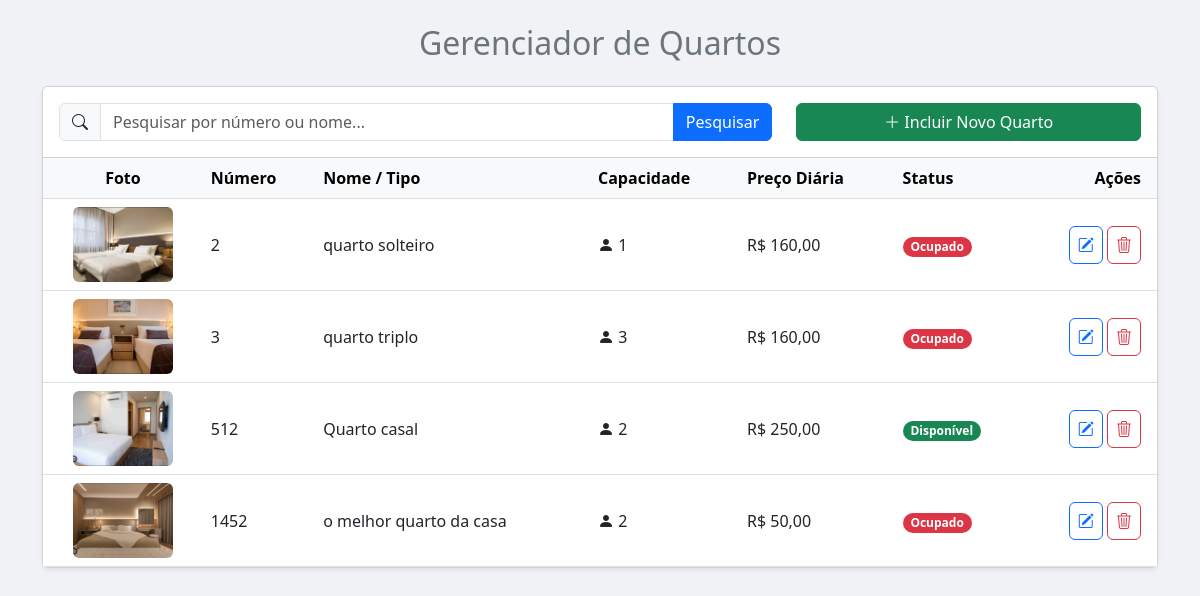
Screenshot of /Scripts/quartos.php with the database file from the repository.
### tables this page shows
CREATE TABLE IF NOT EXISTS `quartos` (
  `id_quarto` int NOT NULL AUTO_INCREMENT,
  `num_quarto` int DEFAULT NULL,
  `nome_quarto` varchar(100) NOT NULL,
  `descricao` varchar(250) DEFAULT NULL,
  `capacidade_adultos` int NOT NULL DEFAULT '2',
  `capacidade_criancas` int NOT NULL DEFAULT '0',
  `preco_diaria` decimal(10,2) NOT NULL DEFAULT '0.00',
  `tem_wifi` tinyint(1) NOT NULL DEFAULT '1',
  `tem_ar_condicionado` tinyint(1) NOT NULL DEFAULT '1',
  `tem_tv` tinyint(1) NOT NULL DEFAULT '1',
  `status` int DEFAULT NULL,
  `excluido` int DEFAULT NULL,
  PRIMARY KEY (`id_quarto`),
  UNIQUE KEY `num_quarto` (`num_quarto`)
);

### Scripts/quartos.php (the view, shortened to what this page needs)
<?php
include_once("conexao.php");
?>
<!DOCTYPE html>
<html lang="pt">
<head>
    <link href="https://cdn.jsdelivr.net/npm/bootstrap@5.3.0/dist/css/bootstrap.min.css" rel="stylesheet">
    <link rel="stylesheet" href="https://cdn.jsdelivr.net/npm/bootstrap-icons@1.11.3/font/bootstrap-icons.min.css">
</head>
<body style="background-color: #f0f2f5;">
<div class="container mt-4 mb-5">
    <header class="mb-4">
        <h2 class="text-center text-secondary">Gerenciador de Quartos</h2>
    </header>
    <div class="card shadow-sm">
        <div class="card-header bg-white p-3">
            <div class="row align-items-center">
                <div class="col-12 col-md-8 mb-3 mb-md-0">
                    <form action="agenda.php?menuop=quartos" method="post">
                        <div class="input-group">
                            <span class="input-group-text"><i class="bi bi-search"></i></span>
                            <input class="form-control" type="text" name="qrtpesquisa" placeholder="Pesquisar por número ou nome..." value="<?= htmlspecialchars($_POST['qrtpesquisa'] ?? '') ?>">
                            <button class="btn btn-primary" type="submit">Pesquisar</button>
                        </div>
                    </form>
                </div>
                <div class="col-12 col-md-4 text-md-end">
                    <a href="agenda.php?menuop=cadastroquarto" class="btn btn-success w-100 w-md-auto">
                        <i class="bi bi-plus-lg"></i> Incluir Novo Quarto
                    </a>
                </div>
            </div>
        </div>
        <div class="card-body p-0">
            <div class="table-responsive">
                <table class="table table-hover mb-0">
                    <thead class="table-light">
                        <tr>
                            <th class="text-center">Foto</th>
                            <th>Número</th>
                            <th>Nome / Tipo</th>
                            <th>Capacidade</th>
                            <th>Preço Diária</th>
                            <th>Status</th>
                            <th class="text-end pe-3">Ações</th>
                        </tr>
                    </thead>
                    <tbody>
                        <?php
                        $quantidade = 10;
                        $pagina = (isset($_GET['pagina'])) ? (int)$_GET['pagina'] : 1;
                        $inicio = ($quantidade * $pagina) - $quantidade;
                        $pesquisa = $_POST["qrtpesquisa"] ?? "";
                        $sql = "SELECT q.id_quarto, q.num_quarto, q.nome_quarto, q.capacidade_adultos, q.capacidade_criancas, q.preco_diaria, q.status,
                                    (SELECT qi.nome_arquivo FROM quarto_imagens qi WHERE qi.id_quarto = q.id_quarto LIMIT 1) as imagem_principal,
                                    CASE
                                        when status = 0 then 'Disponível'
                                        when status = 1 then 'Ocupado'
                                        when status = 2 then 'Limpeza'
                                        when status = 3 then 'Manutenção'
                                    END as status_texto
                                FROM quartos q
                                WHERE q.excluido <> 1 AND (q.num_quarto = ? OR q.nome_quarto LIKE ?)
                                ORDER BY CAST(q.num_quarto AS UNSIGNED) ASC
                                LIMIT ?, ?";
                        $stmt = mysqli_prepare($conexao, $sql);
                        $termo_pesquisa = "%" . $pesquisa . "%";
                        mysqli_stmt_bind_param($stmt, 'ssii', $pesquisa, $termo_pesquisa, $inicio, $quantidade);
                        mysqli_stmt_execute($stmt);
                        $RS = mysqli_stmt_get_result($stmt);
                        if (mysqli_num_rows($RS) > 0) {
                            foreach ($RS as $dados) {
                                $caminho_foto = "../Imagens/Quartos/" . ($dados['imagem_principal'] ?? 'quarto-sem-foto.png');
                                $badge_cor = 'bg-secondary';
                                switch ($dados['status']) {
                                    case 0: $badge_cor = 'bg-success'; break;
                                    case 1: $badge_cor = 'bg-danger'; break;
                                }
                                ?>
                                <tr>
                                    <td class="text-center"><img src="<?= $caminho_foto ?>" alt="<?= htmlspecialchars($dados['nome_quarto']) ?>" class="room-thumbnail"></td>
                                    <td><?= htmlspecialchars($dados['num_quarto']) ?></td>
                                    <td><?= htmlspecialchars($dados['nome_quarto']) ?></td>
                                    <td>
                                        <i class="bi bi-person-fill"></i> <?= $dados['capacidade_adultos'] ?>
                                    </td>
                                    <td>R$ <?= number_format($dados['preco_diaria'], 2, ',', '.') ?></td>
                                    <td><span class="badge rounded-pill <?= $badge_cor ?>"><?= htmlspecialchars($dados['status_texto']) ?></span></td>
                                    <td class="text-end pe-3">
                                        <a href="agenda.php?menuop=editarquarto&idquarto=<?= $dados['id_quarto'] ?>" class='btn btn-outline-primary btn-icon' title='Alterar'><i class='bi bi-pencil-square'></i></a>
                                        <a href="agenda.php?menuop=excluirquarto&idquarto=<?= $dados['id_quarto'] ?>" class='btn btn-outline-danger btn-icon btn-excluir' title='Excluir'><i class='bi bi-trash3'></i></a>
                                    </td>
                                </tr>
                                <?php
                            }
                        } else {
                            echo "<tr><td colspan='7' class='text-center p-4'>Nenhum quarto encontrado.</td></tr>";
                        }
                        ?>
                    </tbody>
                </table>
            </div>
        </div>
    </div>
</div>
</body>
</html>

### Scripts/quartos.php (style rules this page uses)
.table td, .table th { vertical-align: middle; }
.btn-icon { padding: .375rem .5rem; font-size: 1rem; }
.room-thumbnail { width: 100px; height: 75px; object-fit: cover; border-radius: .375rem; }

### rows the page displays
quartos: shows a picture, num_quarto "2", nome_quarto "quarto solteiro", capacidade_adultos "1", preco_diaria "160,00", status_texto "Ocupado"
quartos: shows a picture, num_quarto "3", nome_quarto "quarto triplo", capacidade_adultos "3", preco_diaria "160,00", status_texto "Ocupado"
quartos: shows a picture, num_quarto "512", nome_quarto "Quarto casal", capacidade_adultos "2", preco_diaria "250,00", status_texto "Disponível"
quartos: shows a picture, num_quarto "1452", nome_quarto "o melhor quarto da casa", capacidade_adultos "2", preco_diaria "50,00", status_texto "Ocupado"
